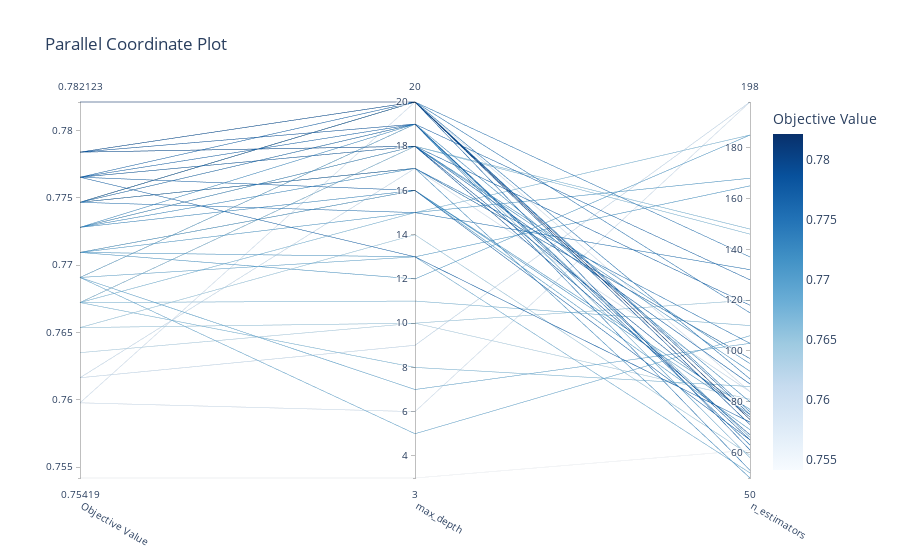

The notebook cell this image was saved under:
### Code cell
plot_parallel_coordinate(study).show()
